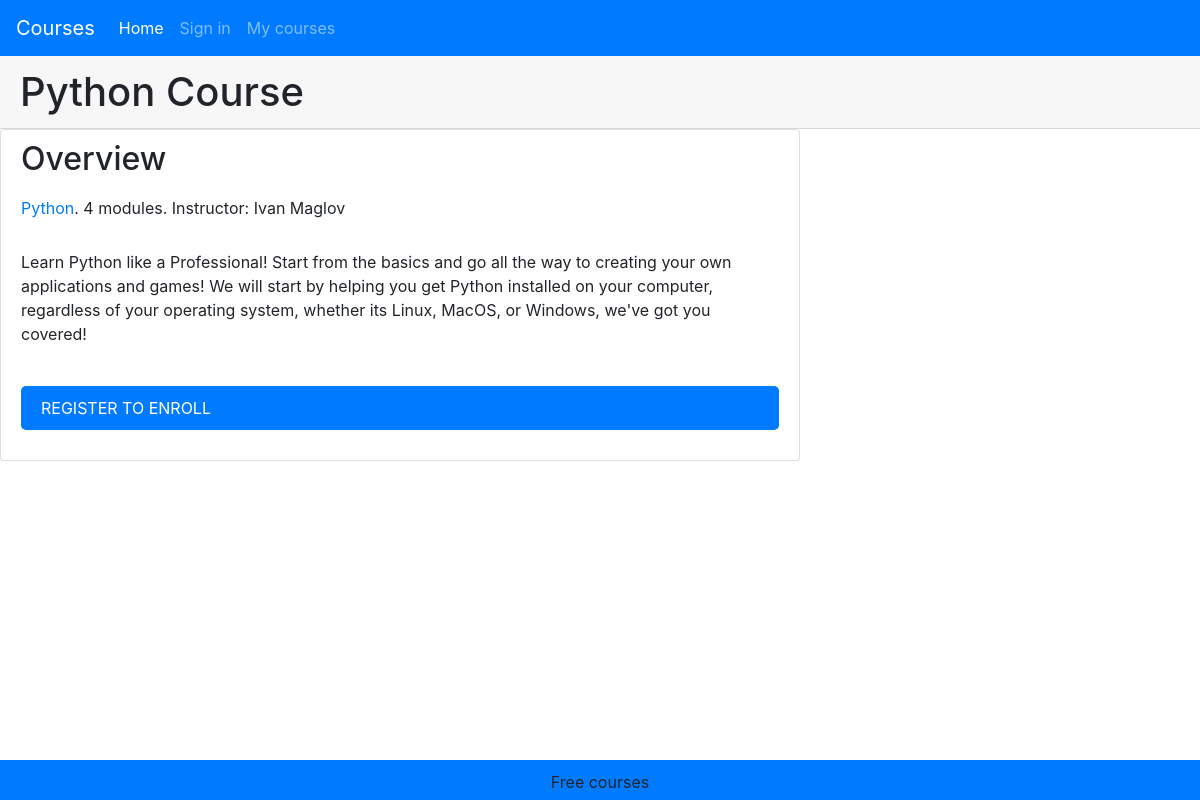
Page /course/Python-Course/ on the committed database.
### courses/models.py (models this page shows, shortened)
class Course(models.Model):
    owner=models.ForeignKey(User,related_name='courses_created', on_delete=models.CASCADE)
    subject = models.ForeignKey(Subject,related_name='courses',	on_delete=models.CASCADE)
    title = models.CharField(max_length=200)
    slug = models.SlugField(max_length=200, unique=True)
    overview = models.TextField()
    created = models.DateTimeField(auto_now_add=True)
    students = models.ManyToManyField(User,related_name='courses_joined',blank=True)
    class Meta:
        ordering = ['-created']

class Subject(models.Model):
    title = models.CharField(max_length=200)
    slug = models.SlugField(max_length=200, unique=True)
    class Meta:
        ordering = ['title']

### courses/views.py (the view)
# urls.py: path('<slug:slug>/',views.CourseDetailView.as_view(),name='course_detail'),
class CourseDetailView(DetailView):
    model = Course
    template_name = 'courses/course/detail.html'
    def get_context_data(self, **kwargs):
        context = super(CourseDetailView,
                        self).get_context_data(**kwargs)
        context['enroll_form'] = CourseEnrollForm(
                                   initial={'course':self.object})
        return context

### courses/templates/courses/course/detail.html (shortened to what this page needs)
{% extends "base.html" %}
{% block content %}
 <h1 class="card-header">
            {{ object.title }}
        </h1>
        <div class="card module" style="width: 50rem;">
            {% with subject=course.subject %}
            <h2>Overview</h2>
            <p>
                <a href="{% url "course_list_subject" subject.slug %}">{{ subject.title }}</a>.
                {{ course.modules.count }} modules.
                Instructor: {{ course.owner.get_full_name }}
            </p>
            {{ object.overview|linebreaks }}
            {% if request.user.is_authenticated %}
                <form action="{% url "student_enroll_course" %}" method="post">
                    {{ enroll_form }}
                    {% csrf_token %}
                    <input type="submit" class="button" value="Enroll now">
                </form>
            {% else %}
                <a href="{% url "login" %}" class="button">
                    Register to enroll
                </a>
            {% endif %}
        </div>
    {% endwith %}
{% endblock %}

### courses/static/css/base.css (style rules this page uses)
.module { padding:10px 20px; float:left; width:600px; }
.module p { margin:10px 0 20px; width:100%; float:left; }
input[type=submit], a.button { border-radius:5px; background:#007bff; color:#fff; font-size:16px; text-transform:uppercase; border:none; padding:10px 20px; margin:20px 0; }

### rows in the picture
Course: title "Python Course", modules.count "4", owner.get_full_name "Ivan Maglov", overview "Learn Python like a Professional! Start from the basics and go all the way to creating your own applications and games! We will start by helping you get Python installed on your computer, regardless of your operating system, whether its Linux, MacOS, or Windows, we've got you covered!"
Subject: title "Python"
